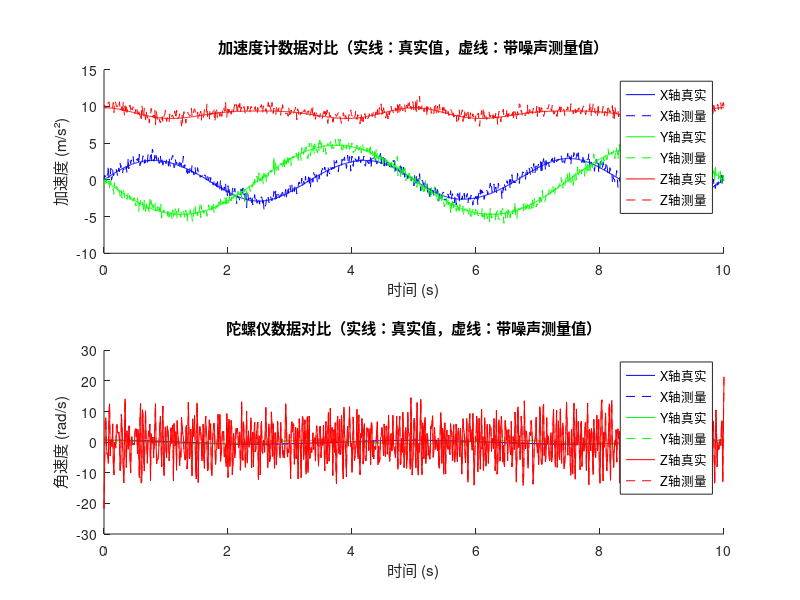

MATLAB code to generate this figure: (Note: this script raises an error after producing the figure.)
%% IMU数据融合与姿态解算对比分析
clear; clc; close all;

% 参数设置
fs = 100;            % 采样频率100Hz
dt = 1/fs;           % 采样间隔
t = 0:dt:10;         % 10秒数据
N = length(t);

% 生成真实姿态角（单位：弧度）
% 假设载体做正弦摆动运动 
roll_true = 0.5*sin(2*pi*0.2*t)';    % 转换为列向量
pitch_true = 0.3*sin(2*pi*0.3*t)';   % 转换为列向量
yaw_true = 0.3*rand(length(t),1);        % 列向量,这里的yaw取随机数

% 加速度计真实值（静止状态下测量重力矢量）
accel_true = zeros(N,3);
for i=1:N
    Rx = [1 0 0; 0 cos(roll_true(i)) -sin(roll_true(i)); 0 sin(roll_true(i)) cos(roll_true(i))];
    Ry = [cos(pitch_true(i)) 0 sin(pitch_true(i)); 0 1 0; -sin(pitch_true(i)) 0 cos(pitch_true(i))];
    R = Ry * Rx;
    accel_true(i,:) = (R * [0; 0; 9.81])'; % 重力矢量在载体坐标系下的投影
end

% 陀螺仪真实角速度（通过姿态角微分得到）
gyro_true = zeros(N,3);
gyro_true(:,1) = gradient(roll_true, dt);   % x轴角速度（横滚角变化率）
gyro_true(:,2) = gradient(pitch_true, dt);  % y轴角速度
gyro_true(:,3) = gradient(yaw_true, dt);    % z轴角速度

% 添加传感器误差模型
accel_bias = [0.1 -0.05 0.2];    % 加速度计偏置(m/s²)
gyro_bias = [0.01 -0.02 0.005];  % 陀螺仪偏置(rad/s)
accel_noise = 0.5;              % 加速度计噪声强度 
gyro_noise = 0.05;              % 陀螺仪噪声强度

% 生成带噪声的测量值
accel_meas = accel_true + accel_bias + accel_noise*randn(N,3);
gyro_meas = gyro_true + gyro_bias + gyro_noise*randn(N,3);

%% 原始数据可视化
figure('Position',[100 100 1000 800])

% 加速度计数据对比
subplot(2,1,1)
hold on
plot(t, accel_true(:,1), 'b')
plot(t, accel_meas(:,1), 'b--')
plot(t, accel_true(:,2), 'g')
plot(t, accel_meas(:,2), 'g--')
plot(t, accel_true(:,3), 'r')
plot(t, accel_meas(:,3), 'r--')
title('加速度计数据对比（实线：真实值，虚线：带噪声测量值）')
xlabel('时间 (s)')
ylabel('加速度 (m/s²)')
legend('X轴真实','X轴测量','Y轴真实','Y轴测量','Z轴真实','Z轴测量')

% 陀螺仪数据对比
subplot(2,1,2)
hold on
plot(t, gyro_true(:,1), 'b')
plot(t, gyro_meas(:,1), 'b--')
plot(t, gyro_true(:,2), 'g')
plot(t, gyro_meas(:,2), 'g--')
plot(t, gyro_true(:,3), 'r')
plot(t, gyro_meas(:,3), 'r--')
title('陀螺仪数据对比（实线：真实值，虚线：带噪声测量值）')
xlabel('时间 (s)')
ylabel('角速度 (rad/s)')
legend('X轴真实','X轴测量','Y轴真实','Y轴测量','Z轴真实','Z轴测量')

%% 算法1：基本互补滤波
% 初始化变量
roll_comp = zeros(N,1);
pitch_comp = zeros(N,1);
alpha = 0.98;  % 滤波系数

%% 算法2：Mahony互补滤波
% 初始化变量
roll_mahony = zeros(N,1);
pitch_mahony = zeros(N,1);
ki = 0.01;     % 积分增益
kp = 0.5;      % 比例增益
eInt = [0 0 0];% 误差积分

%% 算法3：Madgwick梯度下降
% 初始化四元数
q = [1 0 0 0]';  % 初始姿态四元数
beta = 0.1;       % 梯度下降步长

%% 算法4：卡尔曼滤波
% 状态变量：[横滚角, 俯仰角, 陀螺x偏差, 陀螺y偏差]
x = [0; 0; 0; 0];
P = eye(4);         % 状态协方差矩阵
Q = diag([0.01, 0.01, 0.001, 0.001]); % 过程噪声
R = diag([0.1, 0.1]);                 % 观测噪声

% 存储结果
roll_kalman = zeros(N,1);
pitch_kalman = zeros(N,1);

for k=2:N
    % 陀螺仪积分
    gyro_rate = [gyro_meas(k,1), gyro_meas(k,2), gyro_meas(k,3)];
    roll_gyro = roll_comp(k-1) + gyro_rate(1)*dt;
    pitch_gyro = pitch_comp(k-1) + gyro_rate(2)*dt;
    
    % 加速度计估计姿态
    ax = accel_meas(k,1);
    ay = accel_meas(k,2); 
    az = accel_meas(k,3);
    roll_acc = atan2(ay, sqrt(ax^2 + az^2));
    pitch_acc = atan2(-ax, sqrt(ay^2 + az^2));
    
    % 互补滤波
    roll_comp(k) = alpha*roll_gyro + (1-alpha)*roll_acc;
    pitch_comp(k) = alpha*pitch_gyro + (1-alpha)*pitch_acc;
end

%% 算法实现
% 基本互补滤波
for k=2:N
    % 原互补滤波实现代码...
end

% Mahony互补滤波
for k=2:N
    % 陀螺仪积分
    gyro_rate = [gyro_meas(k,1), gyro_meas(k,2), gyro_meas(k,3)];
    roll_gyro = roll_mahony(k-1) + gyro_rate(1)*dt;
    pitch_gyro = pitch_mahony(k-1) + gyro_rate(2)*dt;
    
    % 加速度计估计姿态
    ax = accel_meas(k,1); ay = accel_meas(k,2); az = accel_meas(k,3);
    roll_acc = atan2(ay, sqrt(ax^2 + az^2));
    pitch_acc = atan2(-ax, sqrt(ay^2 + az^2));
    
    % 误差修正
    error = [roll_acc - roll_gyro, pitch_acc - pitch_gyro, 0];
    eInt = eInt + error * dt;
    
    % 融合
    roll_mahony(k) = roll_gyro + kp*error(1) + ki*eInt(1);
    pitch_mahony(k) = pitch_gyro + kp*error(2) + ki*eInt(2);
end

% 初始化四元数
q = [1 0 0 0]';  % 初始姿态四元数
beta = 0.1;       % 梯度下降步长

% 存储结果
roll_madg = zeros(N,1);
pitch_madg = zeros(N,1);

% Madgwick算法实现
for k=1:N
    % 陀螺仪测量值
    gyro = gyro_meas(k,:);
    
    % 加速度计归一化
    acc = accel_meas(k,:)/norm(accel_meas(k,:));
    
    % 梯度下降优化
    F = [2*(q(2)*q(4) - q(1)*q(3)) - acc(1);
         2*(q(1)*q(2) + q(3)*q(4)) - acc(2);
         2*(0.5 - q(2)^2 - q(3)^2) - acc(3)];
    J = [-q(3)  q(4)  -q(1)  q(2);
          q(2)  q(1)   q(4)  q(3);
          0    -2*q(2) -2*q(3) 0];
    step = (J'*F);
    step = step/norm(step);
    q_dot = 0.5*qmult(q)*[0 gyro]' - beta*step;
    
    % 四元数更新
    q = q + q_dot*dt;
    q = q/norm(q);
    
    % 转换为欧拉角
    roll_madg(k) = atan2(2*(q(1)*q(2) + q(3)*q(4)), 1 - 2*(q(2)^2 + q(3)^2));
    pitch_madg(k) = asin(2*(q(1)*q(3) - q(4)*q(2)));
end

%% 卡尔曼滤波实现
for k=2:N
    % 预测步骤
    F = [1 0 -dt 0; 
         0 1 0 -dt;
         0 0 1 0;
         0 0 0 1];
    x = F * x;
    P = F * P * F' + Q;
    
    % 更新步骤
    H = [1 0 0 0;
         0 1 0 0];
    z = [atan2(accel_meas(k,2), sqrt(accel_meas(k,1)^2 + accel_meas(k,3)^2));
         atan2(-accel_meas(k,1), sqrt(accel_meas(k,2)^2 + accel_meas(k,3)^2))];
    y = z - H * x;
    S = H * P * H' + R;
    K = P * H' / S;
    
    x = x + K * y;
    P = (eye(4) - K * H) * P;
    
    % 存储结果
    roll_kalman(k) = x(1);
    pitch_kalman(k) = x(2);
end

%% 结果可视化
figure('Position',[100 100 1000 800])

% 横滚角对比
subplot(2,1,1)
plot(t, rad2deg(roll_true), 'k--', 'LineWidth',1.5)
hold on
plot(t, rad2deg(roll_comp), 'b')
plot(t, rad2deg(roll_mahony), 'g')
plot(t, rad2deg(roll_madg), 'r')
plot(t, rad2deg(roll_kalman), 'm')
title('横滚角对比')
xlabel('时间 (s)')
ylabel('角度 (°)')
legend('真实值','基本互补','Mahony','Madgwick','卡尔曼')

% 俯仰角对比
subplot(2,1,2)
plot(t, rad2deg(pitch_true), 'k--', 'LineWidth',1.5)
hold on
plot(t, rad2deg(pitch_comp), 'b')
plot(t, rad2deg(pitch_mahony), 'g')
plot(t, rad2deg(pitch_madg), 'r')
plot(t, rad2deg(pitch_kalman), 'm')
title('俯仰角对比')
xlabel('时间 (s)')
ylabel('角度 (°)')
legend('真实值','基本互补','Mahony','Madgwick','卡尔曼')

%% RMSE计算
rmse_comp_roll = sqrt(mean((roll_comp - roll_true).^2));
rmse_madg_roll = sqrt(mean((roll_madg - roll_true).^2));

rmse_comp_pitch = sqrt(mean((pitch_comp - pitch_true).^2));
rmse_madg_pitch = sqrt(mean((pitch_madg - pitch_true).^2));

% 计算各算法RMSE
rmse_comp_roll = sqrt(mean((roll_comp - roll_true).^2));
rmse_mahony_roll = sqrt(mean((roll_mahony - roll_true).^2));
rmse_madg_roll = sqrt(mean((roll_madg - roll_true).^2));
rmse_kalman_roll = sqrt(mean((roll_kalman - roll_true).^2));

rmse_comp_pitch = sqrt(mean((pitch_comp - pitch_true).^2));
rmse_mahony_pitch = sqrt(mean((pitch_mahony - pitch_true).^2));
rmse_madg_pitch = sqrt(mean((pitch_madg - pitch_true).^2));
rmse_kalman_pitch = sqrt(mean((pitch_kalman - pitch_true).^2));

fprintf('【算法对比】\n');
fprintf('基本互补滤波 - 横滚角: %.4f°, 俯仰角: %.4f°\n',...
    rad2deg(rmse_comp_roll), rad2deg(rmse_comp_pitch));
fprintf('Mahony滤波   - 横滚角: %.4f°, 俯仰角: %.4f°\n',...
    rad2deg(rmse_mahony_roll), rad2deg(rmse_mahony_pitch)); 
fprintf('Madgwick算法 - 横滚角: %.4f°, 俯仰角: %.4f°\n',...
    rad2deg(rmse_madg_roll), rad2deg(rmse_madg_pitch));
fprintf('卡尔曼滤波   - 横滚角: %.4f°, 俯仰角: %.4f°\n',...
    rad2deg(rmse_kalman_roll), rad2deg(rmse_kalman_pitch));

%% 四元数乘法函数
function ab = qmult(a)
    ab = [a(1) -a(2) -a(3) -a(4);
          a(2)  a(1) -a(4)  a(3);
          a(3)  a(4)  a(1) -a(2);
          a(4) -a(3)  a(2)  a(1)];
end
